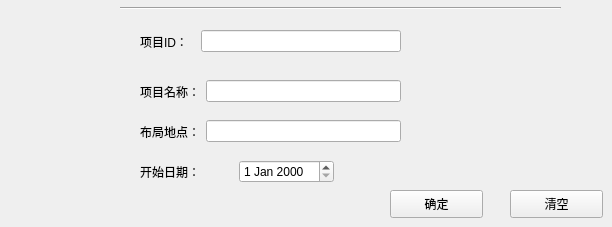
      <widget class="QWidget" name="page_11">
       <widget class="QPushButton" name="Emp_Pro_Sure">
        <property name="geometry">
         <rect>
          <x>390</x>
          <y>190</y>
          <width>93</width>
          <height>28</height>
         </rect>
        </property>
        <property name="text">
         <string>确定</string>
        </property>
       </widget>
       <widget class="QPushButton" name="Emp_Pro_Clear">
        <property name="geometry">
         <rect>
          <x>510</x>
          <y>190</y>
          <width>93</width>
          <height>28</height>
         </rect>
        </property>
        <property name="text">
         <string>清空</string>
        </property>
       </widget>
       <widget class="QWidget" name="layoutWidget">
        <property name="geometry">
         <rect>
          <x>140</x>
          <y>30</y>
          <width>261</width>
          <height>23</height>
         </rect>
        </property>
        <layout class="QHBoxLayout" name="horizontalLayout_11">
         <item>
          <widget class="QLabel" name="label_7">
           <property name="text">
            <string>项目ID：  </string>
           </property>
          </widget>
         </item>
         <item>
          <widget class="QLineEdit" name="Sa_AddProID"/>
         </item>
        </layout>
       </widget>
       <widget class="QWidget" name="layoutWidget">
        <property name="geometry">
         <rect>
          <x>140</x>
          <y>80</y>
          <width>261</width>
          <height>23</height>
         </rect>
        </property>
        <layout class="QHBoxLayout" name="horizontalLayout_12">
         <item>
          <widget class="QLabel" name="label_8">
           <property name="text">
            <string>项目名称：</string>
           </property>
          </widget>
         </item>
         <item>
          <widget class="QLineEdit" name="Sa_AddProName"/>
         </item>
        </layout>
       </widget>
       <widget class="QWidget" name="layoutWidget">
        <property name="geometry">
         <rect>
          <x>140</x>
          <y>120</y>
          <width>261</width>
          <height>23</height>
         </rect>
        </property>
        <layout class="QHBoxLayout" name="horizontalLayout_13">
         <item>
          <widget class="QLabel" name="label_9">
           <property name="text">
            <string>布局地点：</string>
           </property>
          </widget>
         </item>
         <item>
          <widget class="QLineEdit" name="Sa_AddProPos"/>
         </item>
        </layout>
       </widget>
       <widget class="QWidget" name="layoutWidget">
        <property name="geometry">
         <rect>
          <x>140</x>
          <y>160</y>
          <width>194</width>
          <height>23</height>
         </rect>
        </property>
        <layout class="QHBoxLayout" name="horizontalLayout_14">
         <item>
          <widget class="QLabel" name="label_10">
           <property name="text">
            <string>开始日期：</string>
           </property>
          </widget>
         </item>
         <item>
          <widget class="QDateEdit" name="Sa_AdddateEdit"/>
         </item>
        </layout>
       </widget>
       <widget class="Line" name="line_9">
        <property name="geometry">
         <rect>
          <x>120</x>
          <y>0</y>
          <width>441</width>
          <height>16</height>
         </rect>
        </property>
        <property name="orientation">
         <enum>Qt::Horizontal</enum>
        </property>
       </widget>
      </widget>
